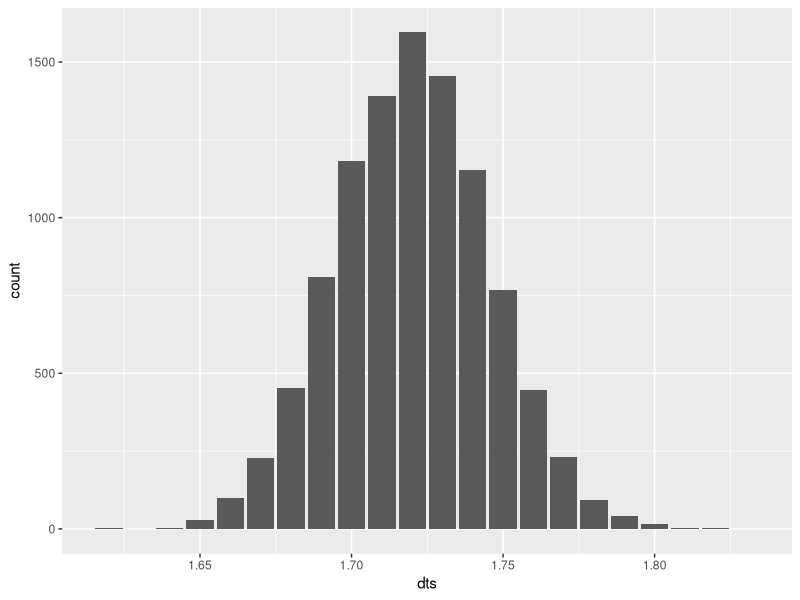

The R source for this figure: (Note: this script raises an error after producing the figure.)

library(gtools)
library(png)
library(grid)
library(ggplot2)
y <- 8
subsets <- permutations(n= 2, r= y, v= c(1,0), repeats.allowed = TRUE)


corridas <- function(x) {
  n <- length(x)
  runs <- vector(mode = "numeric", length = y)
  k <- 1
  for (i in 1:n){
  for (i in 1:(n-k+1)) {
    if (all(x[i:(i+k-1)]==1)) runs[k] <- runs[k] + 1
  }
  k <- k+1
  }
  return(runs)
}


totalruns <- function(a) {
  total <- vector(mode = "numeric", length = y)
  i <- 1
  for (i in 1:nrow(a)) {
    total <- total + corridas(c(a[i, 1:y]))
  }
  return(total)
}
cada_corrida <- totalruns(subsets)
sum(cada_corrida)

corridas_total <- function(z) {
  total <- NULL
  i <- 1
  for (i in 1:length(z)) {
    total <- c(total, rep(i,z[i]))
  }
  return(total)
}

corridas_total(cada_corrida)
mean(corridas_total(cada_corrida))
mean(sample(corridas_total(cada_corrida), replace = TRUE))

simulacion <- function(n) {
  btrp <- vector(length = length(n))
  for (i in 1:n) {
  btrp[i] <- mean(sample(corridas_total(cada_corrida), replace = TRUE))
  }
  return(btrp)
}

dts <- round(simulacion(10000), digits = 2)

data <- as.data.frame(dts, rep("duración",10000))
ggplot(data, aes(x = dts)) +
geom_bar()  

result <- vector()
for(i in 1:10000) {
  result <- c(result, duración(sample(c(1,0), 30, replace = TRUE)))
}
mean(result)
